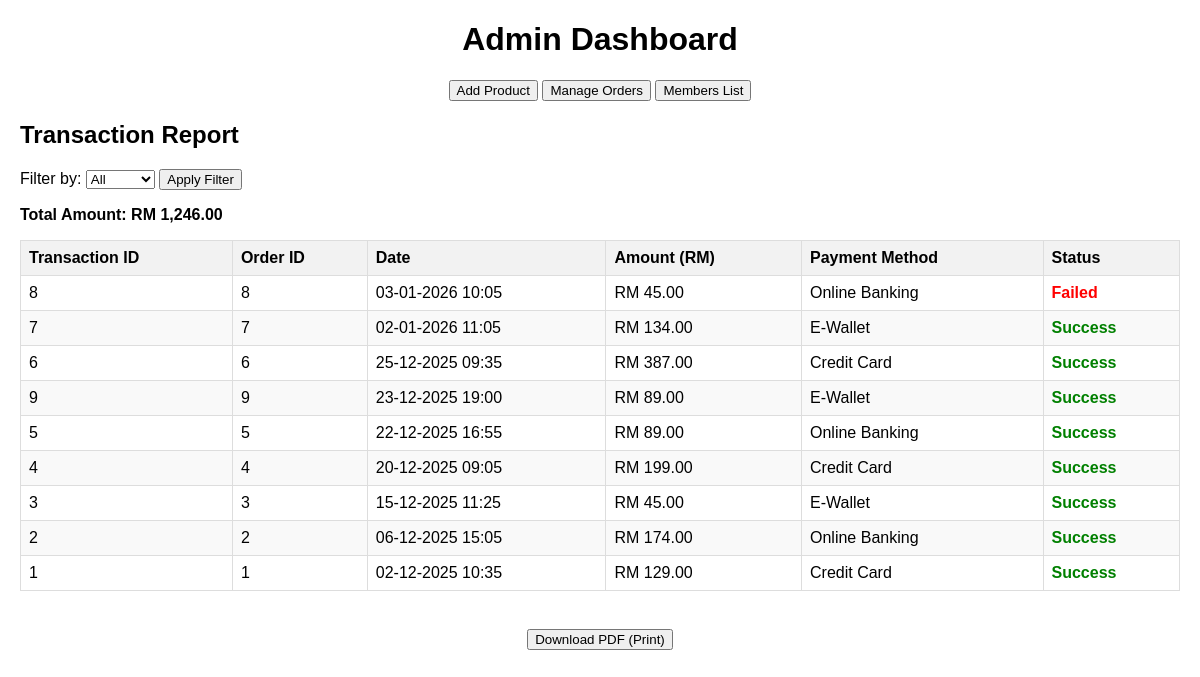
Screenshot of /admin/dashboard.php with the database file from the repository.
### tables this page shows
CREATE TABLE transactions (
    transaction_id INT AUTO_INCREMENT PRIMARY KEY,
    order_id INT NOT NULL,
    payment_method VARCHAR(50),
    payment_status ENUM('Success', 'Failed') DEFAULT 'Success',
    transaction_date TIMESTAMP DEFAULT CURRENT_TIMESTAMP,
    FOREIGN KEY (order_id) REFERENCES orders(order_id)
);

CREATE TABLE orders (
    order_id INT AUTO_INCREMENT PRIMARY KEY,
    user_id INT NOT NULL,
    total_amount DECIMAL(10,2) NOT NULL,
    order_date TIMESTAMP DEFAULT CURRENT_TIMESTAMP,
    status ENUM('Paid', 'Cancelled') DEFAULT 'Paid',
    FOREIGN KEY (user_id) REFERENCES users(user_id)
);

### admin/dashboard.php (the view, shortened to what this page needs)
<?php
include $_SERVER['DOCUMENT_ROOT'] . '/sarawak_scents/includes/db_connect.php';
$filter = $_GET['filter'] ?? 'all';
function getFilteredTransactions($conn, $filter) {
    $query = "SELECT
                t.transaction_id,
                t.order_id,
                t.transaction_date,
                t.payment_method,
                t.payment_status,
                o.total_amount
              FROM transactions t
              INNER JOIN orders o ON t.order_id = o.order_id";
    $query .= " WHERE 1=1";
    $query .= " ORDER BY t.transaction_date DESC";
    $result = mysqli_query($conn, $query);
    $transactions = [];
    while ($row = mysqli_fetch_assoc($result)) {
        $transactions[] = $row;
    }
    return $transactions;
}
$filteredTransactions = getFilteredTransactions($conn, $filter);
$totalAmount = 0;
foreach ($filteredTransactions as $transaction) {
    if ($transaction['payment_status'] === 'Success') {
        $totalAmount += $transaction['total_amount'];
    }
}
?>
<!DOCTYPE html>
<html lang="en">
<head>
</head>
<body>
    <div class="header">
        <h1>Admin Dashboard</h1>
    </div>
    <div class="nav">
        <button onclick="window.location.href='add_product.php'">Add Product</button>
        <button onclick="window.location.href='manage_orders.php'">Manage Orders</button>
        <button onclick="window.location.href='members_list.php'">Members List</button>
    </div>
    <h2>Transaction Report</h2>
    <form method="get" action="">
        <label for="filter">Filter by:</label>
        <select name="filter" id="filter">
            <option value="all" <?php echo $filter === 'all' ? 'selected' : ''; ?>>All</option>
        </select>
        <button type="submit">Apply Filter</button>
    </form>
    <p><strong>Total Amount: RM <?php echo number_format($totalAmount, 2); ?></strong></p>
    <table border="1">
        <thead>
            <tr>
                <th>Transaction ID</th>
                <th>Order ID</th>
                <th>Date</th>
                <th>Amount (RM)</th>
                <th>Payment Method</th>
                <th>Status</th>
            </tr>
        </thead>
        <tbody>
            <?php if (empty($filteredTransactions)): ?>
                <tr>
                    <td colspan="6" style="text-align: center;">No transactions found for the selected filter.</td>
                </tr>
            <?php else: ?>
                <?php foreach ($filteredTransactions as $transaction): ?>
                    <tr>
                        <td><?php echo htmlspecialchars($transaction['transaction_id']); ?></td>
                        <td><?php echo htmlspecialchars($transaction['order_id']); ?></td>
                        <td><?php echo date('d-m-Y H:i', strtotime($transaction['transaction_date'])); ?></td>
                        <td>RM <?php echo number_format($transaction['total_amount'], 2); ?></td>
                        <td><?php echo htmlspecialchars($transaction['payment_method'] ?? 'N/A'); ?></td>
                        <td class="<?php echo strtolower($transaction['payment_status']); ?>">
                            <?php echo htmlspecialchars($transaction['payment_status']); ?>
                        </td>
                    </tr>
                <?php endforeach; ?>
            <?php endif; ?>
        </tbody>
    </table><br>
    <div class="print-btn">
        <button onclick="window.print()">Download PDF (Print)</button>
    </div>
</body>
</html>

### admin/dashboard.php (style rules this page uses)
body { font-family: Arial, sans-serif; margin: 20px; }
table { border-collapse: collapse; width: 100%; }
th, td { border: 1px solid #ddd; padding: 8px; text-align: left; }
th { background-color: #f2f2f2; }
tr:nth-child(even) { background-color: #f9f9f9; }
.nav { margin: 20px; text-align: center; }
.print-btn { text-align: center; margin-top: 20px; }
.header { margin: 20px; text-align: center; }
.success { color: green; font-weight: bold; }
.failed { color: red; font-weight: bold; }

### rows the page displays
transactions: transaction_id "8", order "8", transaction_date "03-01-2026 10:05", order.total_amount "45.00", payment_method "Online Banking", payment_status "Failed"
transactions: transaction_id "7", order "7", transaction_date "02-01-2026 11:05", order.total_amount "134.00", payment_method "E-Wallet", payment_status "Success"
transactions: transaction_id "6", order "6", transaction_date "25-12-2025 09:35", order.total_amount "387.00", payment_method "Credit Card", payment_status "Success"
transactions: transaction_id "9", order "9", transaction_date "23-12-2025 19:00", order.total_amount "89.00", payment_method "E-Wallet", payment_status "Success"
transactions: transaction_id "5", order "5", transaction_date "22-12-2025 16:55", order.total_amount "89.00", payment_method "Online Banking", payment_status "Success"
transactions: transaction_id "4", order "4", transaction_date "20-12-2025 09:05", order.total_amount "199.00", payment_method "Credit Card", payment_status "Success"
transactions: transaction_id "3", order "3", transaction_date "15-12-2025 11:25", order.total_amount "45.00", payment_method "E-Wallet", payment_status "Success"
transactions: transaction_id "2", order "2", transaction_date "06-12-2025 15:05", order.total_amount "174.00", payment_method "Online Banking", payment_status "Success"
transactions: transaction_id "1", order "1", transaction_date "02-12-2025 10:35", order.total_amount "129.00", payment_method "Credit Card", payment_status "Success"

### other values shown
$totalAmount "1,246.00"
